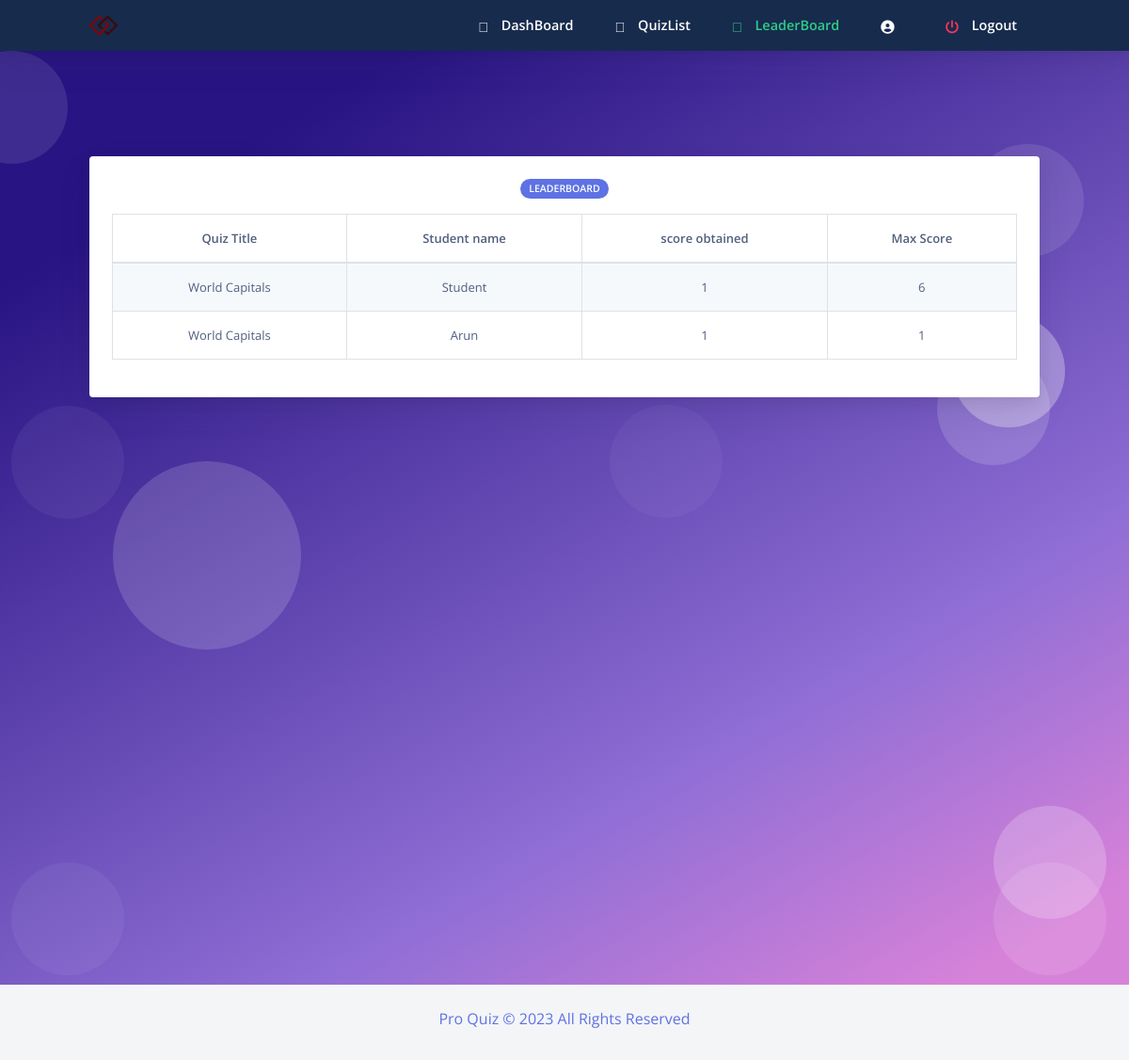
Page /quiz_frontend/staffleaderboard.php on the committed database.
### tables this page shows
CREATE TABLE `score` (
  `slno` int(11) NOT NULL,
  `score` int(11) NOT NULL,
  `quizid` int(11) NOT NULL,
  `usn` varchar(30) NOT NULL,
  `totalscore` int(11) NOT NULL
);

CREATE TABLE `quiz` (
  `quizid` int(11) NOT NULL,
  `quizname` varchar(20) NOT NULL,
  `date_created` timestamp NOT NULL DEFAULT current_timestamp(),
  `staffid` varchar(30) NOT NULL
);

CREATE TABLE `student` (
  `usn` varchar(10) NOT NULL,
  `name` varchar(20) NOT NULL,
  `mail` varchar(30) NOT NULL,
  `phno` varchar(10) NOT NULL,
  `gender` varchar(1) NOT NULL,
  `DOB` varchar(10) NOT NULL,
  `pw` varchar(200) NOT NULL,
  `dept` varchar(3) DEFAULT NULL
);

### quiz_frontend/staffleaderboard.php (the view, shortened to what this page needs)
<html>
<?php require ("header.php");?>
<?php
require_once 'sql.php';
                $conn = mysqli_connect($host, $user, $ps, $project);if (!$conn) {
    echo "<script>alert(\"Database error retry after some time !\")</script>";
}
?>
 <body class="bg-white" id="top">
    <nav
      id="navbar-main"
      class="
        navbar navbar-main navbar-expand-lg
        bg-default
        navbar-light
        position-sticky
        top-0
        shadow
        py-0
      "
    >
      <div class="container">
        <ul class="navbar-nav navbar-nav-hover align-items-lg-center">
          <li class="nav-item dropdown">
            <a href="index.php" class="navbar-brand mr-lg-5 text-white">
                               <img src="assets/img/logo.png" />
            </a>
          </li>
        </ul>
        <div class="navbar-collapse collapse bg-default" id="navbar_global">
          <ul class="navbar-nav align-items-lg-center ml-auto">
				 <li class="nav-item">
              <a href="homestaff.php" class="nav-link">
                <span class="text-white nav-link-inner--text font-weight-bold"
                  ><i class="text-white fad fa-home"></i> DashBoard</span
                >
              </a>
            </li>
			 <li class="nav-item">
              <a href="quizlist.php" class="nav-link">
                <span class="text-white nav-link-inner--text font-weight-bold"
                  ><i class="text-white fad fa-poll"></i> QuizList</span
                >
              </a>
            </li>
			 <li class="nav-item">
              <a href="staffleaderboard.php" class="nav-link">
                <span class="text-success nav-link-inner--text font-weight-bold"
                  ><i class="text-success fad fa-award"></i> LeaderBoard</span
                >
              </a>
            </li>
			 <li class="nav-item">
              <a href="staffprofile.php" class="nav-link">
                <span class="text-white nav-link-inner--text font-weight-bold"
                  ><i class="text-white fas fa-user-circle"></i> <?php echo $dbname ?></span
                >
              </a>
            </li>
		   <li class="nav-item">
              <a href="logout.php" class="nav-link">
                <span class="text-white nav-link-inner--text font-weight-bold"
                  ><i class="text-danger fas fa-power-off"></i> Logout</span
                >
              </a>
            </li>
          </ul>
        </div>
      </div>
    </nav>
  <section class="section section-shaped section-lg">
    <div class="shape shape-style-1 shape-primary">
      <span></span>
      <span></span>
      <span></span>
      <span></span>
      <span></span>
      <span></span>
      <span></span>
      <span></span>
      <span></span>
      <span></span>
    </div>
<div class="container">
<div class="row">
            <div class="col-sm-12 mb-3">
              <div class="card card-body bg-gradient-white text-white mt-3">
			   <div class="col-12 mx-auto text-center">
            <span class="badge badge-primary badge-pill mb-3">Leaderboard</span>
          </div>
            <?php
            $sql="call leaderboard;";
            $res=mysqli_query($conn,$sql);
            if($res)
            {
                echo "<table id=\"le\" class=\"table table-striped table-hover table-bordered  text-center \">
				<thead class=\" font-weight-bold \"><tr>
				<td>Quiz Title</td>
				<td>Student name</td>
				<td>score obtained</td>
				<td>Max Score</td>
				</tr></thead>";
                while ($row = mysqli_fetch_assoc($res)) {
                    echo "<tr><td>".$row["quizname"]."</td><td>".$row["name"]."</td><td>".$row["score"]."</td><td>".$row["totalscore"]."</td></tr>";
                }
                echo "</table>";
            }
            else{
                echo mysqli_error($conn);
            }
            ?>
             </div>
                </div>
              </div>
    </div>
</section>
    <?php require("footer.php");?>
</body>
</html>

### rows in the picture
score: quizid.quizname "World Capitals", usn.name "Student", score "1", totalscore "6"
score: quizid.quizname "World Capitals", usn.name "Arun", score "1", totalscore "1"
